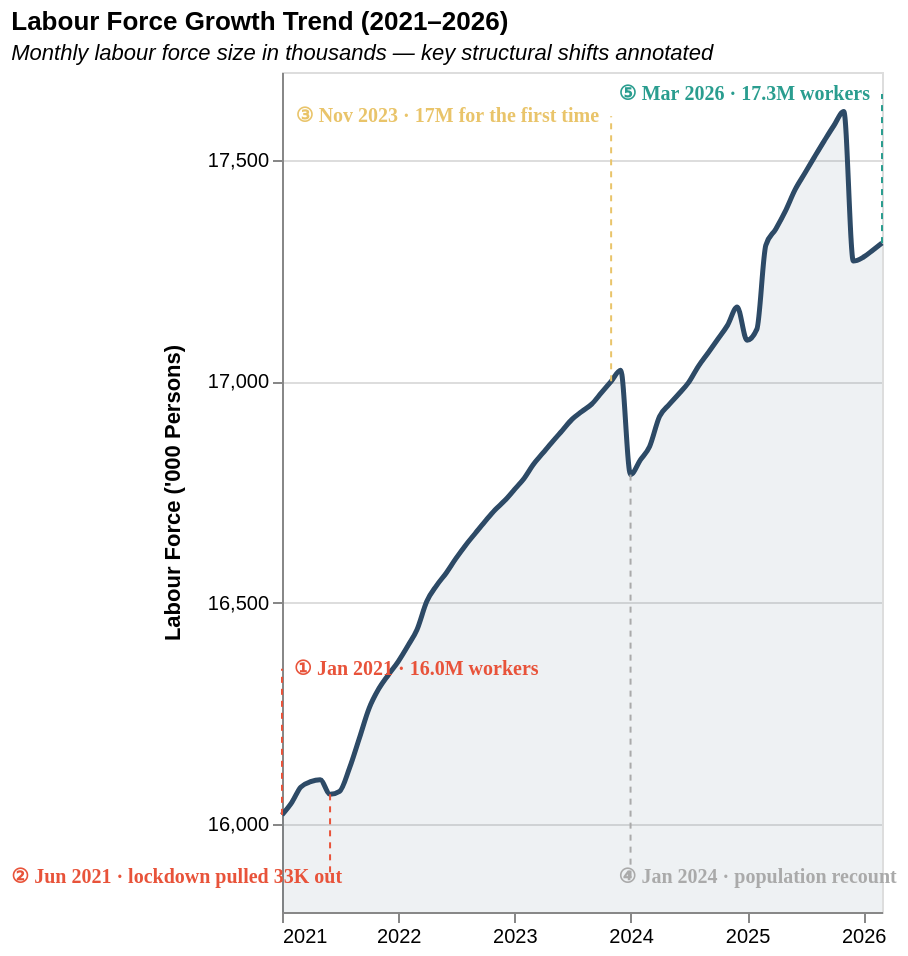

Here is the Vega-Lite specification saved for this chart:
### Vega-Lite specification from a JSON file in a GitHub repository (floating-point values rounded to 4 significant figures)
{"$schema": "https://vega.github.io/schema/vega-lite/v5.json", "title": {"text": "Labour Force Growth Trend (2021–2026)", "subtitle": "Monthly labour force size in thousands — key structural shifts annotated", "subtitleFontStyle": "italic", "subtitleFontSize": 11, "anchor": "start"}, "width": "container", "height": 420, "data": {"values": [{"date": "2021-01-01", "lf": 16020.0, "p_rate": 68.5, "u_rate": 4.9}, {"date": "2021-02-01", "lf": 16050.0, "p_rate": 68.5, "u_rate": 4.8}, {"date": "2021-03-01", "lf": 16080.0, "p_rate": 68.6, "u_rate": 4.7}, {"date": "2021-04-01", "lf": 16090.0, "p_rate": 68.6, "u_rate": 4.6}, {"date": "2021-05-01", "lf": 16100.0, "p_rate": 68.5, "u_rate": 4.5}, {"date": "2021-06-01", "lf": 16070.0, "p_rate": 68.3, "u_rate": 4.8}, {"date": "2021-07-01", "lf": 16070.0, "p_rate": 68.3, "u_rate": 4.8}, {"date": "2021-08-01", "lf": 16130.0, "p_rate": 68.4, "u_rate": 4.6}, {"date": "2021-09-01", "lf": 16190.0, "p_rate": 68.6, "u_rate": 4.5}, {"date": "2021-10-01", "lf": 16260.0, "p_rate": 68.8, "u_rate": 4.3}, {"date": "2021-11-01", "lf": 16300.0, "p_rate": 68.9, "u_rate": 4.3}, {"date": "2021-12-01", "lf": 16340.0, "p_rate": 69.0, "u_rate": 4.2}, {"date": "2022-01-01", "lf": 16370.0, "p_rate": 69.1, "u_rate": 4.2}, {"date": "2022-02-01", "lf": 16400.0, "p_rate": 69.1, "u_rate": 4.1}, {"date": "2022-03-01", "lf": 16440.0, "p_rate": 69.2, "u_rate": 4.1}, {"date": "2022-04-01", "lf": 16500.0, "p_rate": 69.4, "u_rate": 3.9}, {"date": "2022-05-01", "lf": 16540.0, "p_rate": 69.5, "u_rate": 3.9}, {"date": "2022-06-01", "lf": 16570.0, "p_rate": 69.5, "u_rate": 3.8}, {"date": "2022-07-01", "lf": 16600.0, "p_rate": 69.6, "u_rate": 3.7}, {"date": "2022-08-01", "lf": 16630.0, "p_rate": 69.7, "u_rate": 3.7}, {"date": "2022-09-01", "lf": 16660.0, "p_rate": 69.7, "u_rate": 3.6}, {"date": "2022-10-01", "lf": 16680.0, "p_rate": 69.7, "u_rate": 3.6}, {"date": "2022-11-01", "lf": 16710.0, "p_rate": 69.8, "u_rate": 3.6}, {"date": "2022-12-01", "lf": 16730.0, "p_rate": 69.8, "u_rate": 3.6}, {"date": "2023-01-01", "lf": 16760.0, "p_rate": 69.8, "u_rate": 3.6}, {"date": "2023-02-01", "lf": 16780.0, "p_rate": 69.9, "u_rate": 3.5}, {"date": "2023-03-01", "lf": 16810.0, "p_rate": 69.9, "u_rate": 3.5}, {"date": "2023-04-01", "lf": 16840.0, "p_rate": 70.0, "u_rate": 3.5}, {"date": "2023-05-01", "lf": 16860.0, "p_rate": 70.0, "u_rate": 3.5}, {"date": "2023-06-01", "lf": 16890.0, "p_rate": 70.0, "u_rate": 3.4}, {"date": "2023-07-01", "lf": 16910.0, "p_rate": 70.1, "u_rate": 3.4}, {"date": "2023-08-01", "lf": 16930.0, "p_rate": 70.1, "u_rate": 3.4}, {"date": "2023-09-01", "lf": 16950.0, "p_rate": 70.1, "u_rate": 3.4}, {"date": "2023-10-01", "lf": 16970.0, "p_rate": 70.1, "u_rate": 3.4}, {"date": "2023-11-01", "lf": 17000.0, "p_rate": 70.1, "u_rate": 3.3}, {"date": "2023-12-01", "lf": 17030.0, "p_rate": 70.2, "u_rate": 3.3}, {"date": "2024-01-01", "lf": 16790.0, "p_rate": 70.5, "u_rate": 3.3}, {"date": "2024-02-01", "lf": 16820.0, "p_rate": 70.5, "u_rate": 3.3}, {"date": "2024-03-01", "lf": 16850.0, "p_rate": 70.5, "u_rate": 3.3}, {"date": "2024-04-01", "lf": 16920.0, "p_rate": 70.6, "u_rate": 3.3}, {"date": "2024-05-01", "lf": 16950.0, "p_rate": 70.6, "u_rate": 3.3}, {"date": "2024-06-01", "lf": 16970.0, "p_rate": 70.6, "u_rate": 3.3}, {"date": "2024-07-01", "lf": 17000.0, "p_rate": 70.6, "u_rate": 3.3}, {"date": "2024-08-01", "lf": 17030.0, "p_rate": 70.6, "u_rate": 3.2}, {"date": "2024-09-01", "lf": 17070.0, "p_rate": 70.6, "u_rate": 3.2}, {"date": "2024-10-01", "lf": 17100.0, "p_rate": 70.6, "u_rate": 3.2}, {"date": "2024-11-01", "lf": 17130.0, "p_rate": 70.5, "u_rate": 3.2}, {"date": "2024-12-01", "lf": 17170.0, "p_rate": 70.6, "u_rate": 3.1}, {"date": "2025-01-01", "lf": 17090.0, "p_rate": 70.6, "u_rate": 3.1}, {"date": "2025-02-01", "lf": 17120.0, "p_rate": 70.7, "u_rate": 3.1}, {"date": "2025-03-01", "lf": 17310.0, "p_rate": 70.7, "u_rate": 3.1}, {"date": "2025-04-01", "lf": 17340.0, "p_rate": 70.8, "u_rate": 3.0}, {"date": "2025-05-01", "lf": 17380.0, "p_rate": 70.8, "u_rate": 3.0}, {"date": "2025-06-01", "lf": 17430.0, "p_rate": 70.8, "u_rate": 3.0}, {"date": "2025-07-01", "lf": 17470.0, "p_rate": 70.8, "u_rate": 3.0}, {"date": "2025-08-01", "lf": 17510.0, "p_rate": 70.9, "u_rate": 3.0}, {"date": "2025-09-01", "lf": 17540.0, "p_rate": 70.9, "u_rate": 3.0}, {"date": "2025-10-01", "lf": 17580.0, "p_rate": 70.9, "u_rate": 3.0}, {"date": "2025-11-01", "lf": 17610.0, "p_rate": 70.9, "u_rate": 2.9}, {"date": "2025-12-01", "lf": 17270.0, "p_rate": 70.8, "u_rate": 2.9}, {"date": "2026-01-01", "lf": 17280.0, "p_rate": 70.9, "u_rate": 2.9}, {"date": "2026-02-01", "lf": 17300.0, "p_rate": 70.9, "u_rate": 2.9}, {"date": "2026-03-01", "lf": 17310.0, "p_rate": 70.9, "u_rate": 2.9}]}, "encoding": {"x": {"field": "date", "type": "temporal", "axis": {"title": null, "format": "%Y", "tickCount": 6, "labelAngle": 0, "labelFontSize": 10, "grid": false}}, "y": {"field": "lf", "type": "quantitative", "scale": {"domain": [15800, 17700], "zero": false}, "axis": {"title": "Labour Force ('000 Persons)", "titleFontSize": 11, "titlePadding": 12, "tickCount": 5, "labelFontSize": 10, "format": ",.0f"}}}, "layer": [{"mark": {"type": "area", "color": "#2d4a66", "opacity": 0.08, "interpolate": "monotone"}, "encoding": {"y2": {"datum": 15800}}}, {"mark": {"type": "line", "color": "#2d4a66", "strokeWidth": 2.5, "interpolate": "monotone"}, "encoding": {"tooltip": [{"field": "date", "type": "temporal", "title": "Month", "format": "%B %Y"}, {"field": "lf", "type": "quantitative", "title": "Labour Force ('000)", "format": ",.1f"}, {"field": "p_rate", "type": "quantitative", "title": "Participation Rate (%)", "format": ".1f"}, {"field": "u_rate", "type": "quantitative", "title": "Unemployment Rate (%)", "format": ".1f"}]}}, {"data": {"values": [{"date": "2021-01-01", "y1": 16020.0, "y2": 16350}]}, "mark": {"type": "rule", "color": "#e8533a", "strokeWidth": 1, "strokeDash": [3, 3]}, "encoding": {"x": {"field": "date", "type": "temporal"}, "y": {"field": "y1", "type": "quantitative", "scale": {"domain": [15800, 17700], "zero": false}}, "y2": {"field": "y2"}}}, {"mark": {"type": "point", "filled": true, "size": 80, "color": "#e8533a"}, "transform": [{"filter": "datum.date === '2021-01-01'"}]}, {"data": {"values": [{"date": "2021-01-01", "lf": 16350}]}, "mark": {"type": "text", "font": "DM Mono", "fontSize": 10, "fontWeight": 600, "color": "#e8533a", "align": "left", "dx": 6}, "encoding": {"x": {"field": "date", "type": "temporal"}, "y": {"field": "lf", "type": "quantitative", "scale": {"domain": [15800, 17700], "zero": false}}, "text": {"value": "① Jan 2021 · 16.0M workers"}}}, {"data": {"values": [{"date": "2021-06-01", "y1": 16070.0, "y2": 15880}]}, "mark": {"type": "rule", "color": "#e8533a", "strokeWidth": 1, "strokeDash": [3, 3]}, "encoding": {"x": {"field": "date", "type": "temporal"}, "y": {"field": "y1", "type": "quantitative", "scale": {"domain": [15800, 17700], "zero": false}}, "y2": {"field": "y2"}}}, {"mark": {"type": "point", "filled": true, "size": 80, "color": "#e8533a", "opacity": 0.8}, "transform": [{"filter": "datum.date === '2021-06-01'"}]}, {"data": {"values": [{"date": "2021-06-01", "lf": 15880}]}, "mark": {"type": "text", "font": "DM Sans", "fontSize": 10, "fontWeight": 600, "color": "#e8533a", "align": "right", "dx": 6}, "encoding": {"x": {"field": "date", "type": "temporal"}, "y": {"field": "lf", "type": "quantitative", "scale": {"domain": [15800, 17700], "zero": false}}, "text": {"value": "② Jun 2021 · lockdown pulled 33K out"}}}, {"data": {"values": [{"date": "2023-11-01", "y1": 17000.0, "y2": 17600}]}, "mark": {"type": "rule", "color": "#e9c46a", "strokeWidth": 1, "strokeDash": [3, 3]}, "encoding": {"x": {"field": "date", "type": "temporal"}, "y": {"field": "y1", "type": "quantitative", "scale": {"domain": [15800, 17700], "zero": false}}, "y2": {"field": "y2"}}}, {"mark": {"type": "point", "filled": true, "size": 80, "color": "#e9c46a", "opacity": 0.9}, "transform": [{"filter": "datum.date === '2023-11-01'"}]}, {"data": {"values": [{"date": "2023-11-01", "lf": 17600}]}, "mark": {"type": "text", "font": "DM Sans", "fontSize": 10, "fontWeight": 600, "color": "#e9c46a", "align": "right", "dx": -6}, "encoding": {"x": {"field": "date", "type": "temporal"}, "y": {"field": "lf", "type": "quantitative", "scale": {"domain": [15800, 17700], "zero": false}}, "text": {"value": "③ Nov 2023 · 17M for the first time"}}}, {"data": {"values": [{"date": "2024-01-01", "y1": 16790.0, "y2": 15880}]}, "mark": {"type": "rule", "color": "#aaaaaa", "strokeWidth": 1, "strokeDash": [3, 3]}, "encoding": {"x": {"field": "date", "type": "temporal"}, "y": {"field": "y1", "type": "quantitative", "scale": {"domain": [15800, 17700], "zero": false}}, "y2": {"field": "y2"}}}, {"mark": {"type": "point", "filled": true, "size": 80, "color": "#aaaaaa", "opacity": 0.9}, "transform": [{"filter": "datum.date === '2024-01-01'"}]}, {"data": {"values": [{"date": "2024-01-01", "lf": 15880}]}, "mark": {"type": "text", "font": "DM Sans", "fontSize": 10, "fontWeight": 600, "color": "#aaaaaa", "align": "left", "dx": -6}, "encoding": {"x": {"field": "date", "type": "temporal"}, "y": {"field": "lf", "type": "quantitative", "scale": {"domain": [15800, 17700], "zero": false}}, "text": {"value": "④ Jan 2024 · population recount"}}}, {"data": {"values": [{"date": "2026-03-01", "y1": 17310.0, "y2": 17650}]}, "mark": {"type": "rule", "color": "#2a9d8f", "strokeWidth": 1, "strokeDash": [3, 3]}, "encoding": {"x": {"field": "date", "type": "temporal"}, "y": {"field": "y1", "type": "quantitative", "scale": {"domain": [15800, 17700], "zero": false}}, "y2": {"field": "y2"}}}, {"mark": {"type": "point", "filled": true, "size": 80, "color": "#2a9d8f"}, "transform": [{"filter": "datum.date === '2026-03-01'"}]}, {"data": {"values": [{"date": "2026-03-01", "lf": 17650}]}, "mark": {"type": "text", "font": "DM Mono", "fontSize": 10, "fontWeight": 600, "color": "#2a9d8f", "align": "right", "dx": -6}, "encoding": {"x": {"field": "date", "type": "temporal"}, "y": {"field": "lf", "type": "quantitative", "scale": {"domain": [15800, 17700], "zero": false}}, "text": {"value": "⑤ Mar 2026 · 17.3M workers"}}}]}
